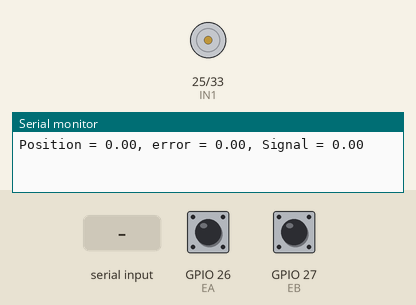
Recording of a sketch running on a simulated ESP32. On the bench: motor-driver pin pairs drawn as motors (green arrow = first pin HIGH = forward, orange = second pin HIGH = backward, longer = more drive, scaled by the enable pin), the last lines printed to the serial monitor. The test bench sets the inputs (shaded band); at power-on: GPIO 26 (EA) HIGH, GPIO 27 (EB) HIGH.

Above: at 1.2 s.
1.3 s: GPIO 26 (EA) pulled LOW for 0.15 s
2.9 s: "90,45\n" received over Serial
At 3.7 s:
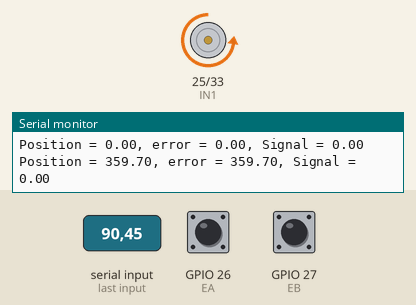
4.4 s: "30,150\n" received over Serial
At 4.9 s:
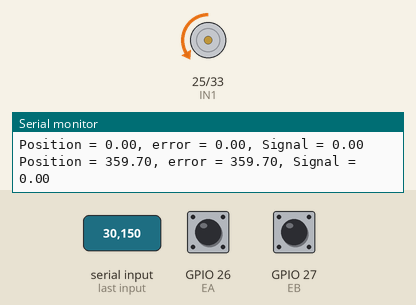
5.9 s: "200\n" received over Serial
At 7.1 s:
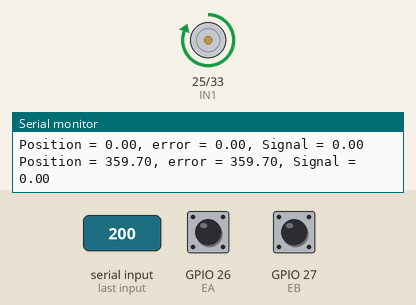
7.4 s: GPIO 26 (EA) pulled LOW for 1 s
9.9 s: GPIO 26 (EA) pulled LOW for 3.2 s
Timing chart, 0 to 12.9 s (numbered marks = the images above; inputs shaded):
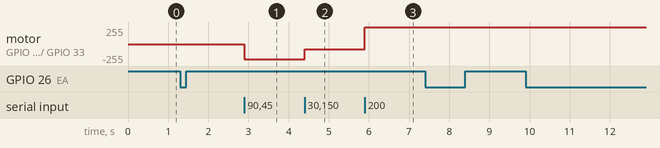

The sketch:

final_code_esp32_Set_point_with_shaft.ino
```cpp
/*This code gives custom PWMs using an ESP32 and reads angle from an encoder.
 * Errors facing initially:
 * -For high speeds, the ESP32 was rebooting due to access of illegal memory
 * -Also for low speeds of motor, there was still the same issue but after some time interval.
 *
 * Due to these errors the angle rotated by the motor was always going back to zero.
 *
 * Changes done to fix the issues:
 * -Added portMUX_TYPE mux which is used to ensure only one task or interrupt can access the resource at a time.
 * -Used portENTER_CRITICAl & portEXIT_CRITICAL so that the critcal code is note interrupted.
 * -Used a local copy of counter in the main loop to minimize the time spent in critical sections.
 * -Used IRAM_ATTR for the ISR function. This tells the compiler to place the specific function into the Internal RAM(IRAM) instead of flash memory
 *
 * For more details of these changes refer to markdown file in this folder.
 */


#include <math.h>

volatile float SP, error = 0;
volatile int counter = 0;
 // This variable will increase or decrease depending on the rotation of encoder
volatile int temp = 360;

float sig;
// Define a portMUX_TYPE variable
portMUX_TYPE mux = portMUX_INITIALIZER_UNLOCKED;

float error_prev = 0;
float t_prev;

const float dt = 0.001;

float integral, previous, output = 0;

const int pwmPin = 13;  // Onboard LED

// Setting PWM properties
const int freq = 10000;
const int resolution = 10; //Resolution can be 8, 10, 12, 15

const int IN1 = 25;
const int IN2 = 33;

const int EA = 26;
const int EB = 27;
float rot_angle, post = 0;

void IRAM_ATTR enc_isr0() {
  // ai0 is activated if DigitalPin nr 2 is going from LOW to HIGH
  // Check pin 3 to determine the direction
  portENTER_CRITICAL_ISR(&mux);
  if (digitalRead(27) == LOW) {
    counter++;
  } else {
    counter--;
  }
  portEXIT_CRITICAL_ISR(&mux);
}

void IRAM_ATTR enc_isr1() {
  // ai1 is activated if DigitalPin nr 3 is going from LOW to HIGH
  // Check pin 2 to determine the direction
  portENTER_CRITICAL_ISR(&mux);
  if (digitalRead(26) == LOW) {
    counter--;
  } else {
    counter++;
  }
  portEXIT_CRITICAL_ISR(&mux);
}
void IRAM_ATTR pid_sig(){

  // PID Values for 20 volts motor without weight
  float p = 10;
  float d = 6;
  float i = 0.001;

  // PID Values for 24 volts with weight
    // float p = 250;
    // float d = 0;
    // float i = 0;

  float derivative = (error - error_prev)/dt;
  error_prev = error;

  integral += error*dt;

  portENTER_CRITICAL_ISR(&mux);
      sig = error*p + derivative*d + integral*i;
    if(sig>1024)
      analogWrite(pwmPin,1024);
    else if(sig>0)
      analogWrite(pwmPin, sig);
    else
      analogWrite(pwmPin, 0);
  portEXIT_CRITICAL_ISR(&mux);
  }
void setup() {
  t_prev = 0;

  Serial.begin(115200);
  pinMode(pwmPin,OUTPUT);

  pinMode(IN1,OUTPUT);
  pinMode(IN2,OUTPUT);

  digitalWrite(IN1,LOW);
  digitalWrite(IN2,HIGH);
  analogWriteResolution(pwmPin, resolution);
  analogWriteFrequency(pwmPin, freq);

  pinMode(EA, INPUT_PULLUP); // Internal pullup input pin 2
  pinMode(EB, INPUT_PULLUP); // Internal pullup input pin 3

  // Setting up interrupts
  // A rising pulse from encoder activates ai0().
  attachInterrupt(digitalPinToInterrupt(EA), enc_isr0, RISING);

  // B rising pulse from encoder activates ai1().
  attachInterrupt(digitalPinToInterrupt(EB), enc_isr1, RISING);
}

void loop() {
  int localCounter;
  float localsig;
  portENTER_CRITICAL(&mux);
  localCounter = counter;
  localsig = sig;
  portEXIT_CRITICAL(&mux);

  if (localCounter != temp) {
    rot_angle = localCounter * (360.0 / 1200.0);
    int rev = (rot_angle >= 0) ? (rot_angle / 360) : ((rot_angle-360) / 360);
    post = rot_angle - 360*rev;
    Serial.print("Position = ");
    Serial.print(post);
    Serial.print(", ");
    // Serial.println("Angle Rotated = " + String(rot_angle));
    Serial.print("error = ");
    Serial.print(fabs(post - SP));
    Serial.print(", Signal = ");
    Serial.println(sig);
    // Serial.println("rev = " + String(rev));
    temp = localCounter;
  }
  // Check if there's any user input available
  if (Serial.available() > 0) {
    // Read the input as a string
    String input = Serial.readStringUntil('\n');
    SP = input.toInt();
  }

  if((SP-post<=180 && SP-post>0) ){       //clockwise if it does not cross 0 degree mark
    digitalWrite(IN1,LOW);
    digitalWrite(IN2,HIGH);
    error = SP-post;
    pid_sig();
  }
  else if ((post-SP<=180 && post-SP>0) ){   //anti-clockwise if it does not cross 0 degree mark
    digitalWrite(IN1,HIGH);
    digitalWrite(IN2,LOW);
    error = post - SP;
    pid_sig();
  }
  else if((post>=180 && 360-post+SP<=180)){       //clockwise if it does cross 0 degree mark
    digitalWrite(IN1,LOW);
    digitalWrite(IN2,HIGH);
    error = 360-post+SP;
    pid_sig();

  }
  else if ((SP>=180 && 360-SP+post<=180)){   //anti-clockwise if it does cross 0 degree mark
    digitalWrite(IN1,HIGH);
    digitalWrite(IN2,LOW);
    error = 360-SP+post;
    pid_sig();
  }
  else if(SP==post){
    error = 0;
    digitalWrite(IN1,LOW);
    digitalWrite(IN2,LOW);
    pid_sig();
  }
}
```

Measured:
- after the input at 2.9 s, motor on GPIO 25 (IN1) / GPIO 33 (IN2): stopped → backward 225/255 at once
- after the input at 4.4 s, motor on GPIO 25 (IN1) / GPIO 33 (IN2): backward 225/255 → backward 75/255 at once
- after the input at 5.9 s, motor on GPIO 25 (IN1) / GPIO 33 (IN2): backward 75/255 → forward 255/255 at once
